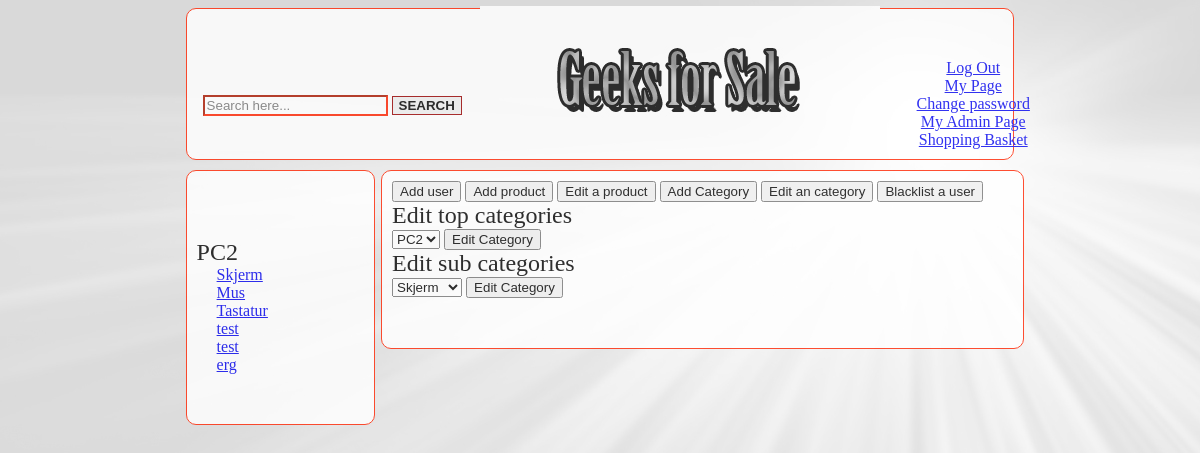
Screenshot of /admin-editCategories.php (signed in) with the database file from the repository.
### tables this page shows
CREATE TABLE IF NOT EXISTS `productcategory` (
  `id` int(10) unsigned NOT NULL AUTO_INCREMENT,
  `categoryName` text NOT NULL,
  `visible` tinyint(1) NOT NULL DEFAULT '1',
  PRIMARY KEY (`id`)
);

CREATE TABLE IF NOT EXISTS `subcategory` (
  `id` int(10) unsigned NOT NULL AUTO_INCREMENT,
  `name` text NOT NULL,
  `categoryid` int(11) NOT NULL,
  `visible` tinyint(1) NOT NULL DEFAULT '1',
  PRIMARY KEY (`id`),
  KEY `categoryid` (`categoryid`)
);

### admin-editCategories.php (the view, shortened to what this page needs)
<?php
include 'Geeksforsaletop.php';
?>
<div id="content">
	<?php include 'admin-buttons.php'; ?>
	<t1> Edit top categories</t1></br>
    <form action="admin-editTopCategory.php" method="post">
      <select name="category">
        <?php
        $sql = 'select * from productcategory';
        $sth = $db->prepare($sql);
        $sth->execute();
        $sth->setFetchMode(PDO::FETCH_ASSOC);
        while($row = $sth->fetch()){
          echo "<option value=\"".$row['id']."\">".$row['categoryName']."</option>";
        }
        ?>
      </select>
      <input type="submit" name="submit" value="Edit Category">
  </form>
  	</br><t1> Edit sub categories</t1></br>
    <form action="admin-editSubCategories.php" method="post">
      <select name="category">
        <?php
        $sql = 'select * from subcategory';
        $sth = $db->prepare($sql);
        $sth->execute();
        $sth->setFetchMode(PDO::FETCH_ASSOC);
        while($row = $sth->fetch()){
          echo "<option value=\"".$row['id']."\">".$row['name']."</option>";
        }
        ?>
      </select>
      <input type="submit" name="submit" value="Edit Category">
       </form>
</div>
</BODY>

### menu.php
<?php
require "db.php";
$sql = "Select * from productcategory where visible=1";
$sth = $db->prepare($sql);
$sth->execute();
$sth->setFetchMode(PDO::FETCH_ASSOC);
while($row = $sth->fetch()){
	echo "<br><t1>".$row['categoryName']."</t1><br>";
	$sql = "Select * from subcategory where visible=1 AND categoryid = ".$row['id'];
	$sth2 = $db->prepare($sql);
	$sth2->execute();
	$sth2->setFetchMode(PDO::FETCH_ASSOC);
	while($rows = $sth2->fetch()){
		echo "<t2I><a href=\"productcategory.php?id=".$rows['id']."\">".$rows['name']."</a></t2I><br>";
	}
}
?>

### StyleIndex.css (style rules this page uses)
body { background-image:url('Background2.jpg'); background-attachment: fixed; }
form { display: inline; }
#content { font-family: 'Times New Roman'; float: left; border-radius: 10px; width: 53.3%; background-color: #ffffff; opacity: .8; margin-bottom: 10px; margin-left:0.5%; padding-left: 10px; padding-top: 10px; padding-bottom: 50px; border-style:solid; border-width:1px; border-color: #FF2400; }
t1 { font-size:150%; padding-top: 10px; }
t2I { font-size:100%; padding-left: 20px; }

### rows the page displays
productcategory: categoryName "PC2"
subcategory: name "Skjerm"
subcategory: name "Mus"
subcategory: name "Tastatur"
subcategory: name "test"
subcategory: name "test"
subcategory: name "erg"

### other values shown
form field category "PC2"
form field category "Skjerm"
